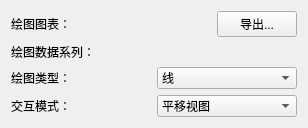
<ui version="4.0">
 <class>qMRMLPlotViewControllerWidget</class>
 <widget class="ctkPopupWidget" name="qMRMLPlotViewControllerWidget">
  <property name="geometry">
   <rect>
    <x>0</x>
    <y>0</y>
    <width>308</width>
    <height>118</height>
   </rect>
  </property>
  <property name="windowTitle">
   <string>绘图视图控制器</string>
  </property>
  <layout class="QGridLayout" name="gridLayout_2">
   <item row="1" column="0">
    <layout class="QGridLayout" name="contentLayout">
     <item row="0" column="1">
      <layout class="QHBoxLayout" name="hboxLayout">
        <item>
          <widget class="qMRMLNodeComboBox" name="plotChartComboBox">
           <property name="toolTip">
            <string>选择处理绘图的一般属性的PlotChartNode，并允许选择多个PlotSeriesNodes。</string>
           </property>
           <property name="nodeTypes">
            <stringlist notr="true">
             <string>绘图图表节点 (vtkMRMLPlotChartNode)</string>
            </stringlist>
           </property>
           <property name="noneEnabled">
            <bool>false</bool>
           </property>
           <property name="addEnabled">
            <bool>true</bool>
           </property>
           <property name="removeEnabled">
            <bool>true</bool>
           </property>
           <property name="renameEnabled">
            <bool>true</bool>
           </property>
           <property name="editEnabled">
            <bool>true</bool>
           </property>
          </widget>
        </item>
        <item>
          <widget class="QPushButton" name="exportPushButton">
           <property name="toolTip">
            <string>导出绘图为SVG文件</string>
           </property>
           <property name="text">
            <string>导出...</string>
           </property>
          </widget>
        </item>
      </layout>
     </item>
     <item row="1" column="1">
      <widget class="qMRMLCheckableNodeComboBox" name="plotSeriesComboBox">
       <property name="toolTip">
        <string>向当前图表添加/移除绘图数据系列。</string>
       </property>
       <property name="nodeTypes">
        <stringlist notr="true">
         <string>绘图系列节点 (vtkMRMLPlotSeriesNode)</string>
        </stringlist>
       </property>
       <property name="noneEnabled">
        <bool>false</bool>
       </property>
       <property name="addEnabled">
        <bool>true</bool>
       </property>
       <property name="removeEnabled">
        <bool>true</bool>
       </property>
       <property name="editEnabled">
        <bool>false</bool>
       </property>
       <property name="renameEnabled">
        <bool>true</bool>
       </property>
      </widget>
     </item>
     <item row="0" column="0">
      <widget class="QLabel" name="label">
       <property name="text">
        <string>绘图图表：</string>
       </property>
      </widget>
     </item>
     <item row="1" column="0">
      <widget class="QLabel" name="label_2">
       <property name="text">
        <string>绘图数据系列：</string>
       </property>
      </widget>
     </item>
     <item row="2" column="0">
      <widget class="QLabel" name="label_3">
       <property name="text">
        <string>绘图类型：</string>
       </property>
      </widget>
     </item>
     <item row="2" column="1">
      <widget class="QComboBox" name="plotTypeComboBox">
       <property name="toolTip">
        <string>此下拉框允许更改所有活动的PlotSeriesNodes的类型。如果选择了一个值，所有由PlotChartNode引用的PlotSeriesNodes将更新为新值。</string>
       </property>
       <property name="currentIndex">
        <number>0</number>
       </property>
       <item>
        <property name="text">
         <string>线</string>
        </property>
       </item>
       <item>
        <property name="text">
         <string>条形</string>
        </property>
       </item>
       <item>
        <property name="text">
         <string>散点</string>
        </property>
       </item>
       <item>
        <property name="text">
         <string>散点条形</string>
        </property>
       </item>
      </widget>
     </item>
     <item row="3" column="0">
      <widget class="QLabel" name="label_4">
       <property name="text">
        <string>交互模式：</string>
       </property>
      </widget>
     </item>
     <item row="3" column="1">
      <widget class="QComboBox" name="interactionModeComboBox">
       <property name="toolTip">
        <string>在鼠标左键单击和拖动时执行的操作。</string>
       </property>
       <property name="currentIndex">
        <number>0</number>
       </property>
       <item>
        <property name="text">
         <string>平移视图</string>
        </property>
       </item>
       <item>
        <property name="text">
         <string>选择点</string>
        </property>
       </item>
       <item>
        <property name="text">
         <string>自由手绘选择点</string>
        </property>
       </item>
       <item>
        <property name="text">
         <string>移动点</string>
        </property>
       </item>
      </widget>
     </item>
    </layout>
   </item>
  </layout>
  <action name="actionShow_Grid">
   <property name="checkable">
    <bool>true</bool>
   </property>
   <property name="text">
    <string>网格</string>
   </property>
   <property name="toolTip">
    <string>显示网格</string>
   </property>
  </action>
  <action name="actionShow_Legend">
   <property name="checkable">
    <bool>true</bool>
   </property>
   <property name="text">
    <string>图例</string>
   </property>
   <property name="toolTip">
    <string>显示图例</string>
   </property>
  </action>
  <action name="actionFit_to_window">
   <property name="icon">
    <iconset resource="../qMRMLWidgets.qrc">
     <normaloff>:/Icons/SlicesFitToWindow.png</normaloff>:/Icons/SlicesFitToWindow.png</iconset>
   </property>
   <property name="text">
    <string>适应窗口</string>
   </property>
   <property name="toolTip">
    <string>调整绘图查看器的视野以匹配绘图坐标轴的范围</string>
   </property>
  </action>
 </widget>
 <customwidgets>
  <customwidget>
   <class>qMRMLCheckableNodeComboBox</class>
   <extends>qMRMLNodeComboBox</extends>
   <header>qMRMLCheckableNodeComboBox.h</header>
   <container>1</container>
  </customwidget>
  <customwidget>
   <class>qMRMLNodeComboBox</class>
   <extends>QWidget</extends>
   <header>qMRMLNodeComboBox.h</header>
   <container>1</container>
  </customwidget>
  <customwidget>
   <class>ctkPopupWidget</class>
   <extends>QFrame</extends>
   <header>ctkPopupWidget.h</header>
   <container>1</container>
  </customwidget>
 </customwidgets>
 <resources>
  <include location="../qMRMLWidgets.qrc" />
 </resources>
 <connections />
</ui>
